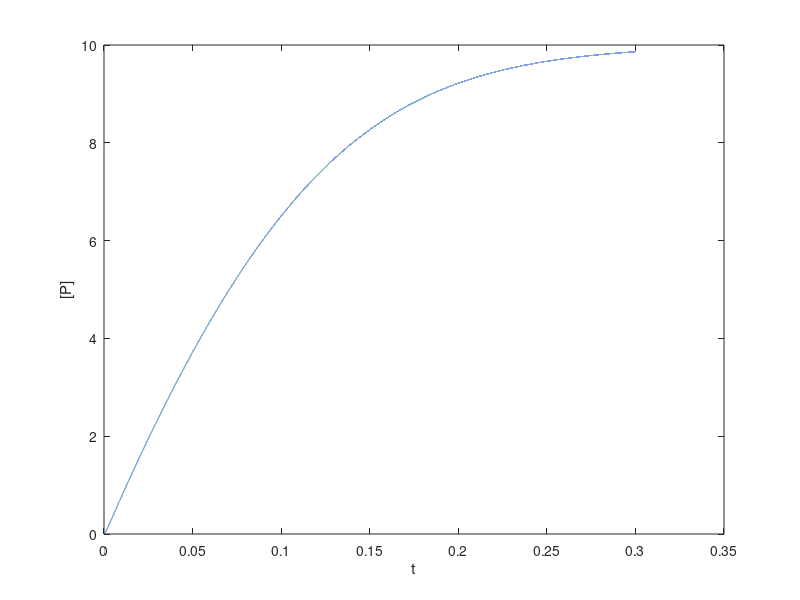
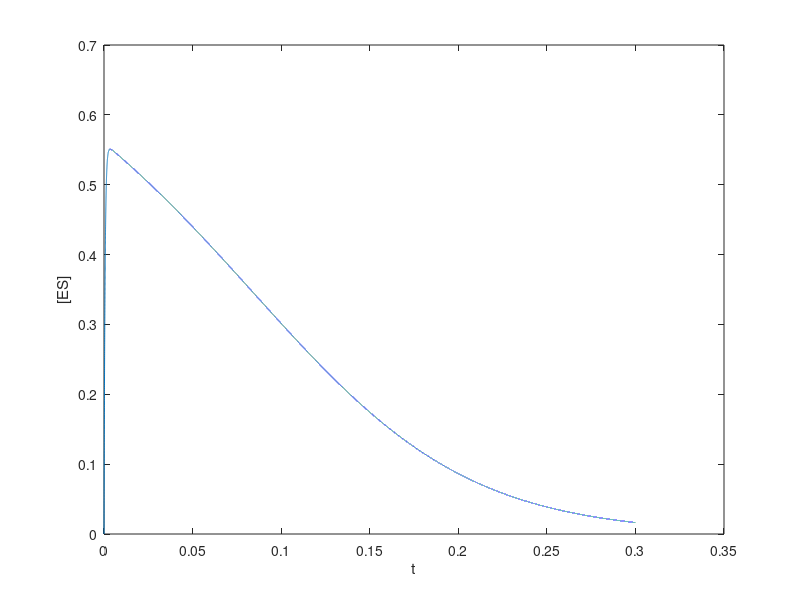
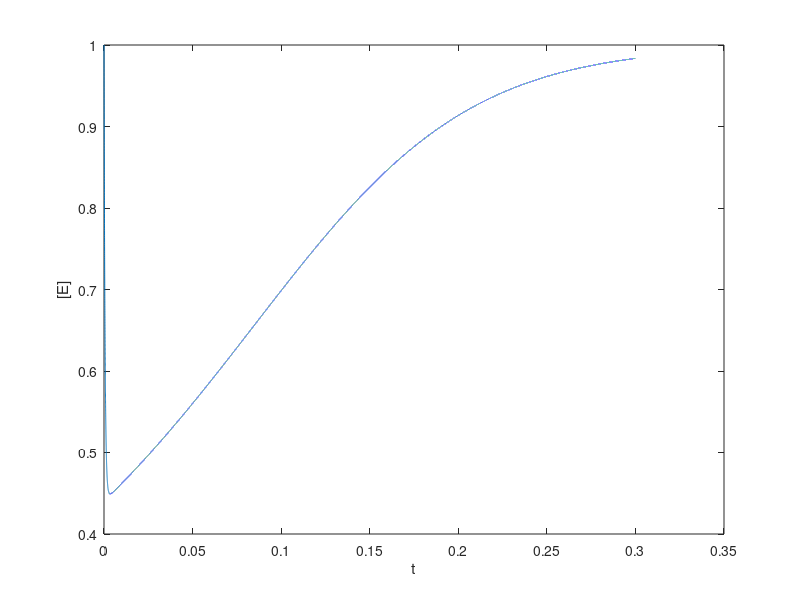
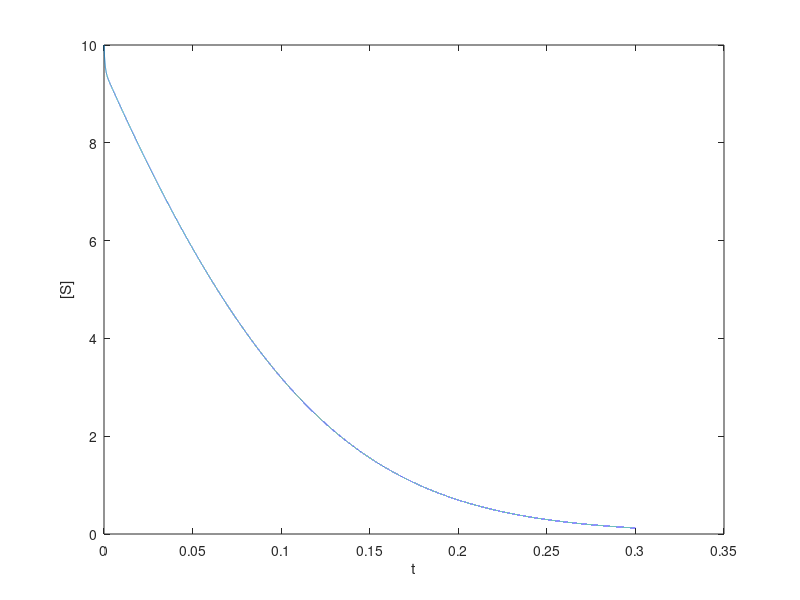

MATLAB code for these plots, in order:
%Solve [P]'(t)=k3[ES]
%[ES]'(t)=k1[E][S]-k2[ES]-k3[ES]
%[E]'(t)=k2[ES]-k1[E][S]+K3[ES]
%[S]'(t)=k2[ES]-k1[E][S]
P0=0;
ES0=0;
E0=1; %1uM
S0=10; %10uM
h=0.000005; %min, time step
t=0:h:0.3; %t goes from 0 to 0.05 min
k1=100;
k2=600;
k3=150;
%initialize the concentration of P,E,ES,S at each time point.
Pstar=zeros(size(t));
ESstar=zeros(size(t));
Estar=zeros(size(t));
Sstar=zeros(size(t));
Pstar(1)=P0;
ESstar(1)=ES0;
Estar(1)=E0;
Sstar(1)=S0;
for i=1:(length(t)-1)
    Sp1=k3*ESstar(i);  %S means the slope of the line
    Ses1=k1*Estar(i)*Sstar(i)-k2*ESstar(i)-k3*ESstar(i);
    ES1=ESstar(i)+Ses1*h/2;
    Se1=k2*ESstar(i)-k1*Estar(i)*Sstar(i)+k3*ESstar(i);
    E1=Estar(i)+Se1*h/2;
    Ss1=k2*ESstar(i)-k1*Estar(i)*Sstar(i);
    S1=Sstar(i)+Ss1*h/2;
    
    
    Sp2=k3*ES1;
    Ses2=k1*E1*S1-k2*ES1-k3*ES1;
    ES2=ESstar(i)+Ses2*h/2;
    Se2=k2*ES1-k1*E1*S1+k3*ES1;
    E2=Estar(i)+Se2*h/2;
    Ss2=k2*ES1-k1*E1*S1;
    S2=Sstar(i)+Ss2*h/2;
    
    Sp3=k3*ES2;
    Ses3=k1*E2*S2-k2*ES2-k3*ES2;
    ES3=ESstar(i)+Ses3*h;
    Se3=k2*ES2-k1*E2*S2+k3*ES2;
    E3=Estar(i)+Se3*h;
    Ss3=k2*ES2-k1*E2*S2;
    S3=Sstar(i)+Ss3*h;
    
    Sp4=k3*ES3;
    Ses4=k1*E3*S3-k2*ES3-k3*ES3;
    Se4=k2*ES3-k1*E3*S3+k3*ES3;
    Ss4=k2*ES3-k1*E3*S3;
    
    
    Pstar(i+1)=Pstar(i)+(Sp1+2*Sp2+2*Sp3+Sp4)*h/6;
    ESstar(i+1)=ESstar(i)+(Ses1+2*Ses2+2*Ses3+Ses4)*h/6;
    Estar(i+1)=Estar(i)+(Se1+2*Se2+2*Se3+Se4)*h/6;
    Sstar(i+1)=Sstar(i)+(Ss1+2*Ss2+2*Ss3+Ss4)*h/6;
end
figure(1)
h1=plot(t,Pstar);
xlabel('t');
ylabel('[P]');
hold on;
figure(2)
h2=plot(t,ESstar);
xlabel('t');
ylabel('[ES]');
hold on;
figure(3)
h3=plot(t,Estar);
xlabel('t');
ylabel('[E]')
hold on;
figure(4)
h4=plot(t,Sstar);
xlabel('t');
ylabel('[S]');
hold on;
figure(5)
h5=plot(Sstar,k3*ESstar);
xlabel('[s]')
ylabel('v')
hold on;
[maxr,index]=max(k3*ESstar);
i=Sstar(index);
text(i,maxr,'o','color','r')
text(i,maxr,['(',num2str(i),',',num2str(maxr),')'],'color','k')
